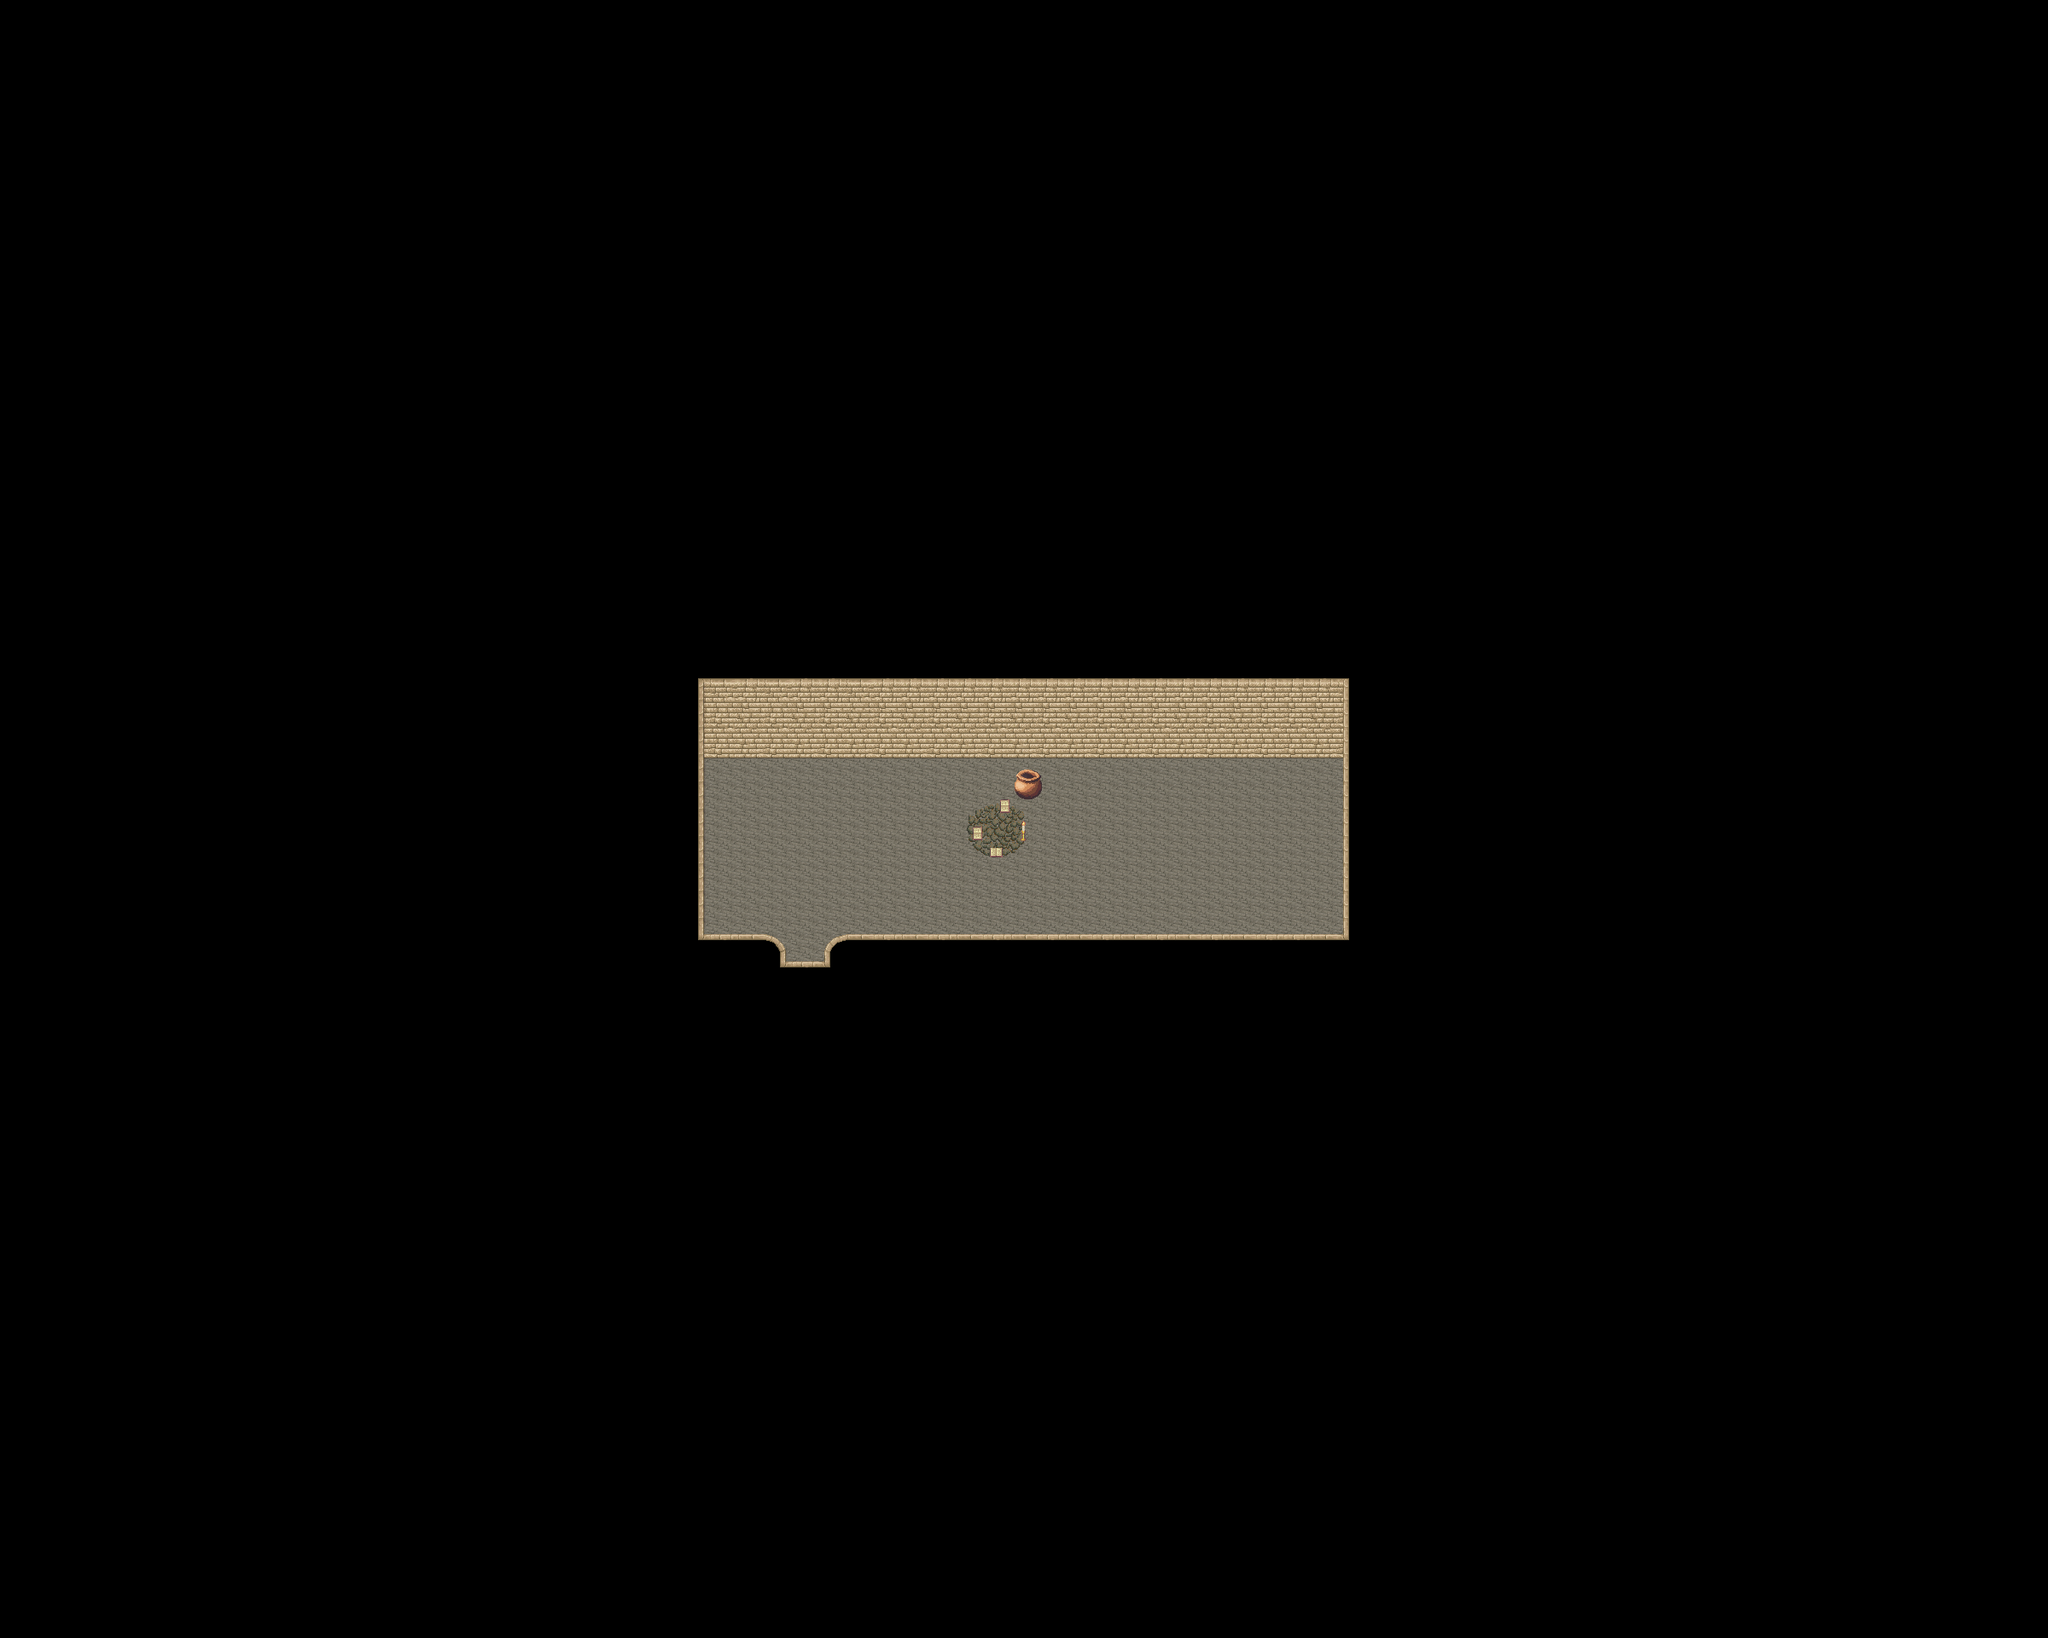

This game map was drawn from its Tiled (.tmx) file and the tilesets committed beside it. A one-line description and the trimmed map source follow:
An orthogonal 75x60 tile map with 32x32 px tiles, 7 tile layers (Ground, Ground 2, Ground 3, Fringe, ...), 2 hidden layers not drawn, 17 tilesets and 1 object (warp).

<map version="1.4" tiledversion="1.4.1" orientation="orthogonal" renderorder="right-down" compressionlevel="0" width="75" height="60" tilewidth="32" tileheight="32" infinite="0" nextlayerid="13" nextobjectid="17">
 <properties>
  <property name="license" value="CC BY-SA 3.0" />
  <property name="manaplus version" value="2" />
  <property name="minimap" value="graphics/minimaps/009-2-7.png" />
  <property name="music" value="swamp.ogg" />
  <property name="name" value="Shop" />
 </properties>
 <tileset firstgid="1" name="Collision" tilewidth="32" tileheight="32" tilecount="9" columns="3">
  <image source="../graphics/tilesets/collision.png" width="96" height="96" />
 </tileset>
 <tileset firstgid="10" name="hurns-indoor" tilewidth="32" tileheight="32" tilecount="256" columns="16">
  <image source="../graphics/tilesets/hurns-indoor.png" width="512" height="512" />
 </tileset>
 <tileset firstgid="266" name="artis-indoor" tilewidth="32" tileheight="32" tilecount="256" columns="16">
  <image source="../graphics/tilesets/artis-indoor.png" width="512" height="512" />
 </tileset>
 <tileset firstgid="522" name="artis-indoor-fringe" tilewidth="32" tileheight="32" tilecount="256" columns="16">
  <image source="../graphics/tilesets/artis-indoor-fringe.png" width="512" height="512" />
 </tileset>
 <tileset firstgid="778" name="ship-indoor-fringe" tilewidth="32" tileheight="32" tilecount="256" columns="16">
  <image source="../graphics/tilesets/ship-indoor-fringe.png" width="512" height="512" />
 </tileset>
 <tileset firstgid="1034" name="artis-indoor-x1x3" tilewidth="32" tileheight="96" tilecount="48" columns="16">
  <image source="../graphics/tilesets/artis-indoor-x1x3.png" width="512" height="288" />
 </tileset>
 <tileset firstgid="1082" name="artis-indoor-x1x2" tilewidth="32" tileheight="64" tilecount="16" columns="16">
  <image source="../graphics/tilesets/artis-indoor-x1x2.png" width="512" height="64" />
 </tileset>
 <tileset firstgid="1098" name="hurns-ground" tilewidth="32" tileheight="32" tilecount="256" columns="16">
  <image source="../graphics/tilesets/hurns-ground.png" width="512" height="512" />
 </tileset>
 <tileset firstgid="1354" name="hurns-indoor-x1x3" tilewidth="32" tileheight="96" tilecount="16" columns="16">
  <image source="../graphics/tilesets/hurns-indoor-x1x3.png" width="512" height="96" />
 </tileset>
 <tileset firstgid="1370" name="artis-indoor-x1x4" tilewidth="32" tileheight="32" tilecount="64" columns="16">
  <image source="../graphics/tilesets/artis-indoor-x1x4.png" width="512" height="128" />
 </tileset>
 <tileset firstgid="1434" name="hurns-teacup-vapor" tilewidth="32" tileheight="32" tilecount="8" columns="4">
  <image source="../graphics/tilesets/hurns-teacup-vapor.png" width="128" height="64" />
  <tile id="0">
   <animation>
    <frame tileid="0" duration="100" />
    <frame tileid="1" duration="100" />
    <frame tileid="2" duration="100" />
    <frame tileid="3" duration="100" />
   </animation>
  </tile>
  <tile id="4">
   <animation>
    <frame tileid="4" duration="100" />
    <frame tileid="5" duration="100" />
    <frame tileid="6" duration="100" />
    <frame tileid="7" duration="100" />
   </animation>
  </tile>
 </tileset>
 <tileset firstgid="1442" name="fire" tilewidth="64" tileheight="64" tilecount="7" columns="7">
  <image source="../graphics/tilesets/fire.png" width="448" height="64" />
  <tile id="0">
   <animation>
    <frame tileid="0" duration="100" />
    <frame tileid="1" duration="100" />
    <frame tileid="2" duration="100" />
    <frame tileid="3" duration="100" />
    <frame tileid="4" duration="100" />
    <frame tileid="5" duration="100" />
    <frame tileid="6" duration="100" />
   </animation>
  </tile>
 </tileset>
 <tileset firstgid="1449" name="hurns-indoor-accessory" tilewidth="32" tileheight="32" tilecount="128" columns="8">
  <image source="../graphics/tilesets/hurns-indoor-accessory.png" width="256" height="512" />
 </tileset>
 <tileset firstgid="1577" name="sunlight-x1x5" tilewidth="32" tileheight="160" tilecount="4" columns="4">
  <image source="../graphics/tilesets/sunlight-x1x5.png" width="128" height="160" />
 </tileset>
 <tileset firstgid="1581" name="candle-x1x2" tilewidth="32" tileheight="64" tilecount="12" columns="3">
  <image source="../graphics/tilesets/candle-x1x2.png" width="96" height="256" />
  <tile id="6">
   <animation>
    <frame tileid="6" duration="100" />
    <frame tileid="7" duration="100" />
   </animation>
  </tile>
 </tileset>
 <tileset firstgid="1593" name="artis-indoor-cellar" tilewidth="32" tileheight="32" tilecount="128" columns="8">
  <image source="../graphics/tilesets/artis-indoor-cellar.png" width="256" height="512" />
 </tileset>
 <tileset firstgid="1721" name="castle1" tilewidth="32" tileheight="32" tilecount="374" columns="17">
  <image source="../graphics/tilesets/castle1.png" width="544" height="704" />
 </tileset>
 <layer id="1" name="Ground" width="75" height="60">
  <data>[4500 cells, 4500 non-empty, 8 distinct tile ids]</data>
 </layer>
 <layer id="2" name="Ground 2" width="75" height="60">
  <data>[4500 cells, 34 non-empty, 11 distinct tile ids]</data>
 </layer>
 <layer id="3" name="Ground 3" width="75" height="60">
  <data>[4500 cells, 6 non-empty, 5 distinct tile ids]</data>
 </layer>
 <layer id="4" name="Fringe" width="75" height="60">
  <data>[4500 cells, 0 non-empty, 0 distinct tile ids]</data>
 </layer>
 <layer id="5" name="Over" width="75" height="60">
  <data>[4500 cells, 127 non-empty, 14 distinct tile ids]</data>
 </layer>
 <layer id="6" name="Over 2" width="75" height="60">
  <data>[4500 cells, 2 non-empty, 1 distinct tile ids]</data>
 </layer>
 <layer id="7" name="Over 3" width="75" height="60">
  <data>[4500 cells, 0 non-empty, 0 distinct tile ids]</data>
 </layer>
 <layer id="8" name="Collision" width="75" height="60" visible="0">
  <data>[4500 cells, 4315 non-empty, 1 distinct tile ids]</data>
 </layer>
 <layer id="9" name="Heights" width="75" height="60" visible="0">
  <data>[4500 cells, 0 non-empty, 0 distinct tile ids]</data>
 </layer>
 <objectgroup id="10" name="Object">
  <object id="15" name="To Asphodel Moor" type="warp" x="928" y="1152" width="32" height="32">
   <properties>
    <property name="dest_map" value="009-1" />
    <property name="dest_x" value="64" />
    <property name="dest_y" value="187" />
   </properties>
  </object>
 </objectgroup>
</map>
